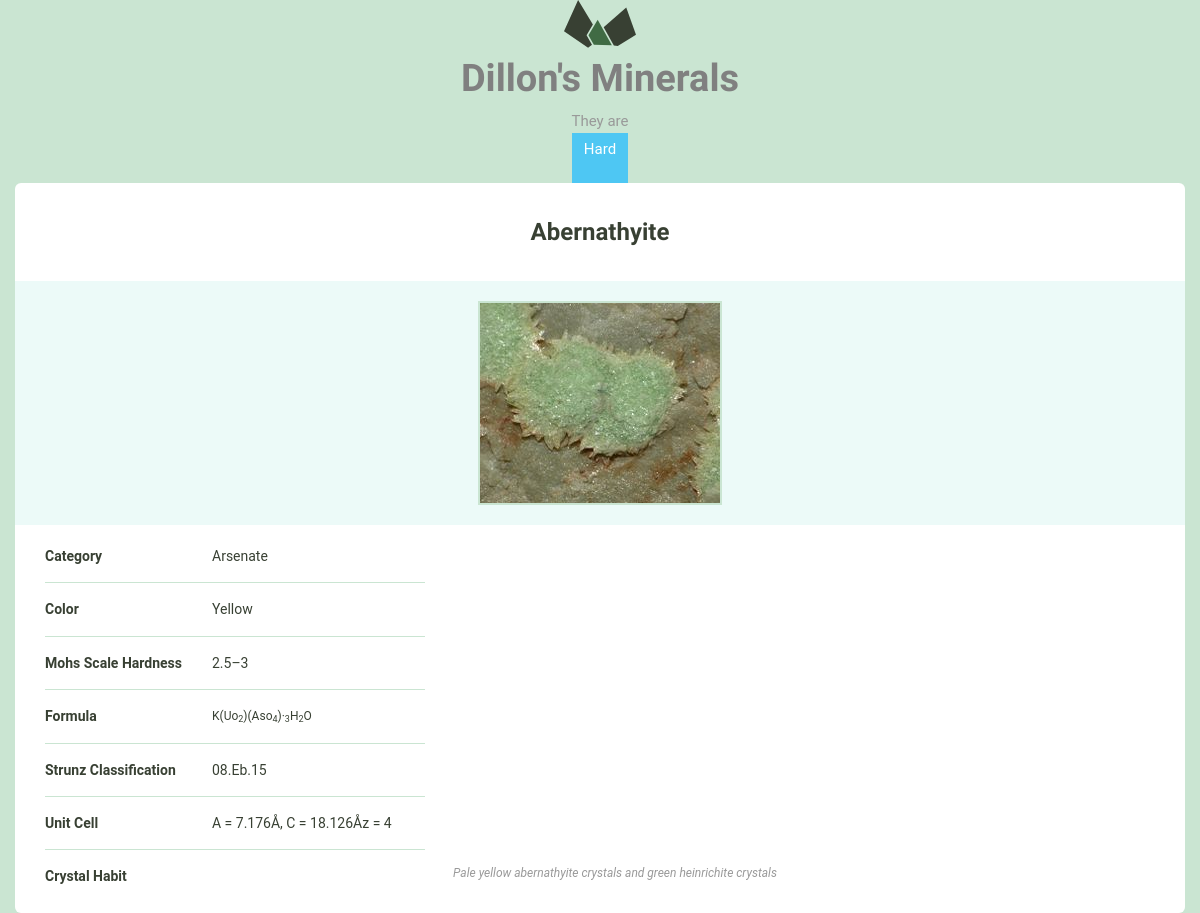
The page /minerals/3/ on the database its author committed.
### courses/models.py (models this page shows, shortened)
class Mineral(models.Model):
    name = models.CharField(max_length=255)
    image_filename = models.CharField(max_length=255)
    image_caption = models.CharField(max_length=255)
    category = models.CharField(max_length=255)
    formula = models.CharField(max_length=255)
    strunz_classification = models.CharField(max_length=255)
    color = models.CharField(max_length=255)
    crystal_system = models.CharField(max_length=255)
    unit_cell = models.CharField(max_length=255)
    crystal_symmetry = models.CharField(max_length=255)
    cleavage = models.CharField(max_length=255)
    mohs_scale_hardness = models.CharField(max_length=255)
    luster = models.CharField(max_length=255)
    streak = models.CharField(max_length=255)
    diaphaneity = models.CharField(max_length=255)
    optical_properties = models.CharField(max_length=255)
    refractive_index = models.CharField(max_length=255)
    crystal_habit = models.CharField(max_length=255)
    specific_gravity = models.CharField(max_length=255)
    group = models.CharField(max_length=255)

### courses/views.py (the view)
# urls.py: url(r'(?P<pk>\d+)/$', views.detail, name='detail'),
def detail(request, pk):
    mineral = get_object_or_404(Mineral, pk=pk)
    return render(request, 'courses/detail.html', {'mineral': mineral})

### courses/templates/courses/detail.html (shortened to what this page needs)
{% extends "layout.html" %}
{% load static from staticfiles %}
{% block static %}<link rel="stylesheet" href="{% static 'courses/css/courses.css' %}">{% endblock %}
{% block content %}
    <div class="grid-100 mineral__container">
      <h1 class="mineral__name">{{ mineral.name }}</h1>
      <div class="mineral__image-bg">
        <img class="mineral__image" src="{% static 'courses/images/' %}{{ mineral.name }}.jpg">
        <p class="mineral__caption">{{ mineral.image_caption }}</p>
      </div>
      <div class="mineral__table-container">
        <table class="mineral__table">
          <tr>
            <td class="mineral__category">Category</td>
            <td>{{ mineral.category|title }}</td>
          </tr>
          <tr>
            <td class="mineral__category">Color</td>
            <td>{{ mineral.color|title }}</td>
          </tr>
          <tr>
            <td class="mineral__category">Mohs Scale Hardness</td>
            <td>{{ mineral.mohs_scale_hardness|title }}</td>
          </tr>
          <tr>
            <td class="mineral__category">Formula</td>
            <td class="mineral__formula">{{ mineral.formula|safe|title }}</td>
          </tr>
          <tr>
            <td class="mineral__category">Strunz Classification</td>
            <td>{{ mineral.strunz_classification|title }}</td>
          </tr>
          <tr>
            <td class="mineral__category">Unit Cell</td>
            <td>{{ mineral.unit_cell|title }}</td>
          </tr>
          <tr>
            <td class="mineral__category">Crystal Habit</td>
            <td>{{ mineral.crystal_habit|title }}</td>
          </tr>
        </table>
      </div>
    </div>
  </div>
{% endblock %}

### assets/css/layout.css (style rules this page uses)
html { font-family: sans-serif; -ms-text-size-adjust: 100%; -webkit-text-size-adjust: 100%; }
body { margin: 0; }
h1 { font-size: 2em; margin: 0.67em 0; }
sub { font-size: 75%; line-height: 0; position: relative; vertical-align: baseline; bottom: -0.25em; }
img { border: 0; }
table { border-collapse: collapse; border-spacing: 0; }
td, th { padding: 0; }
html { font-size: 62.5%; }
body { background-color: #CAE5D2; font-size: 1.5em; line-height: 1.6; font-weight: 400; font-family: "Cousine"; color: #666; }
.grid, .grid-5, .grid-10, .grid-15, .grid-20, .grid-25, .grid-30, .grid-33, .grid-35, .grid-40, .grid-45, .grid-50, .grid-55, .grid-60, .grid-65, .grid-66, .grid-70, .grid-75, .grid-80, .grid-90, .grid-95, .grid-100 { float: left; box-sizing: border-box; position: relative; }
.grid-100 { width: 100%; padding: 0 15px; }
h1, h2, h3, h4, h5, h6 { margin-top: 0; margin-bottom: 2rem; font-weight: bold; font-family: "Work Sans", sans-serif; color: #384033; }
h1 { font-size: 3.8rem; }
@media (min-width: 550px) { h1 { font-size: 3.8rem; } }
p { margin-top: 0; font-size: 1.6rem; }
th, td { padding: 15px; text-align: left; border-bottom: 1px solid #e1e1e1; }
th:first-child, td:first-child { padding-left: 0; }
th:last-child, td:last-child { padding-right: 0; }
table, p, ul { margin-bottom: 2.5rem; }
.mineral__container { background-color: #fff; border-radius: 6px; list-style: none; padding: 0; text-align: center; }
.mineral__name { display: block; width: 100%; margin: 0; font-size: 24px; padding: 30px 0 30px 0; }
.mineral__image { display: block; margin: 0 auto; border: solid 2px #CAE5D2; }
.mineral__image-bg { background-color: #ecfaf8; padding: 20px 0; }
.mineral__caption { font-size: 12px; font-style: italic; padding: 10px 0 0 0; margin: 0; }
.mineral__table { font-size: 14px; color: #384033; }
.mineral__table td { border-color: #CAE5D2; }
.mineral__table tr:last-of-type td { border-bottom: none; padding-bottom: 0; }
.mineral__table-container { padding: 5px 30px 0; }
.mineral__category { font-weight: bold; width: 40%; }
.mineral__formula { font-size: 12px; }

### courses/static/courses/css/courses.css (style rules this page uses)
body { margin:0px; font-family:'Roboto'; text-align:center; }
p { position:fixed; width:100%; bottom:30px; font-size:12px; color:#999; margin-top:200px; }

### rows shown on the page
Mineral: name "Abernathyite", name (picture), image_caption "Pale yellow abernathyite crystals and green heinrichite crystals", category "Arsenate", color "Yellow", mohs_scale_hardness "2.5–3", formula "K(Uo 2 )(Aso 4 )· 3 H 2 O", strunz_classification "08.Eb.15", unit_cell "A = 7.176Å, C = 18.126Åz = 4"
